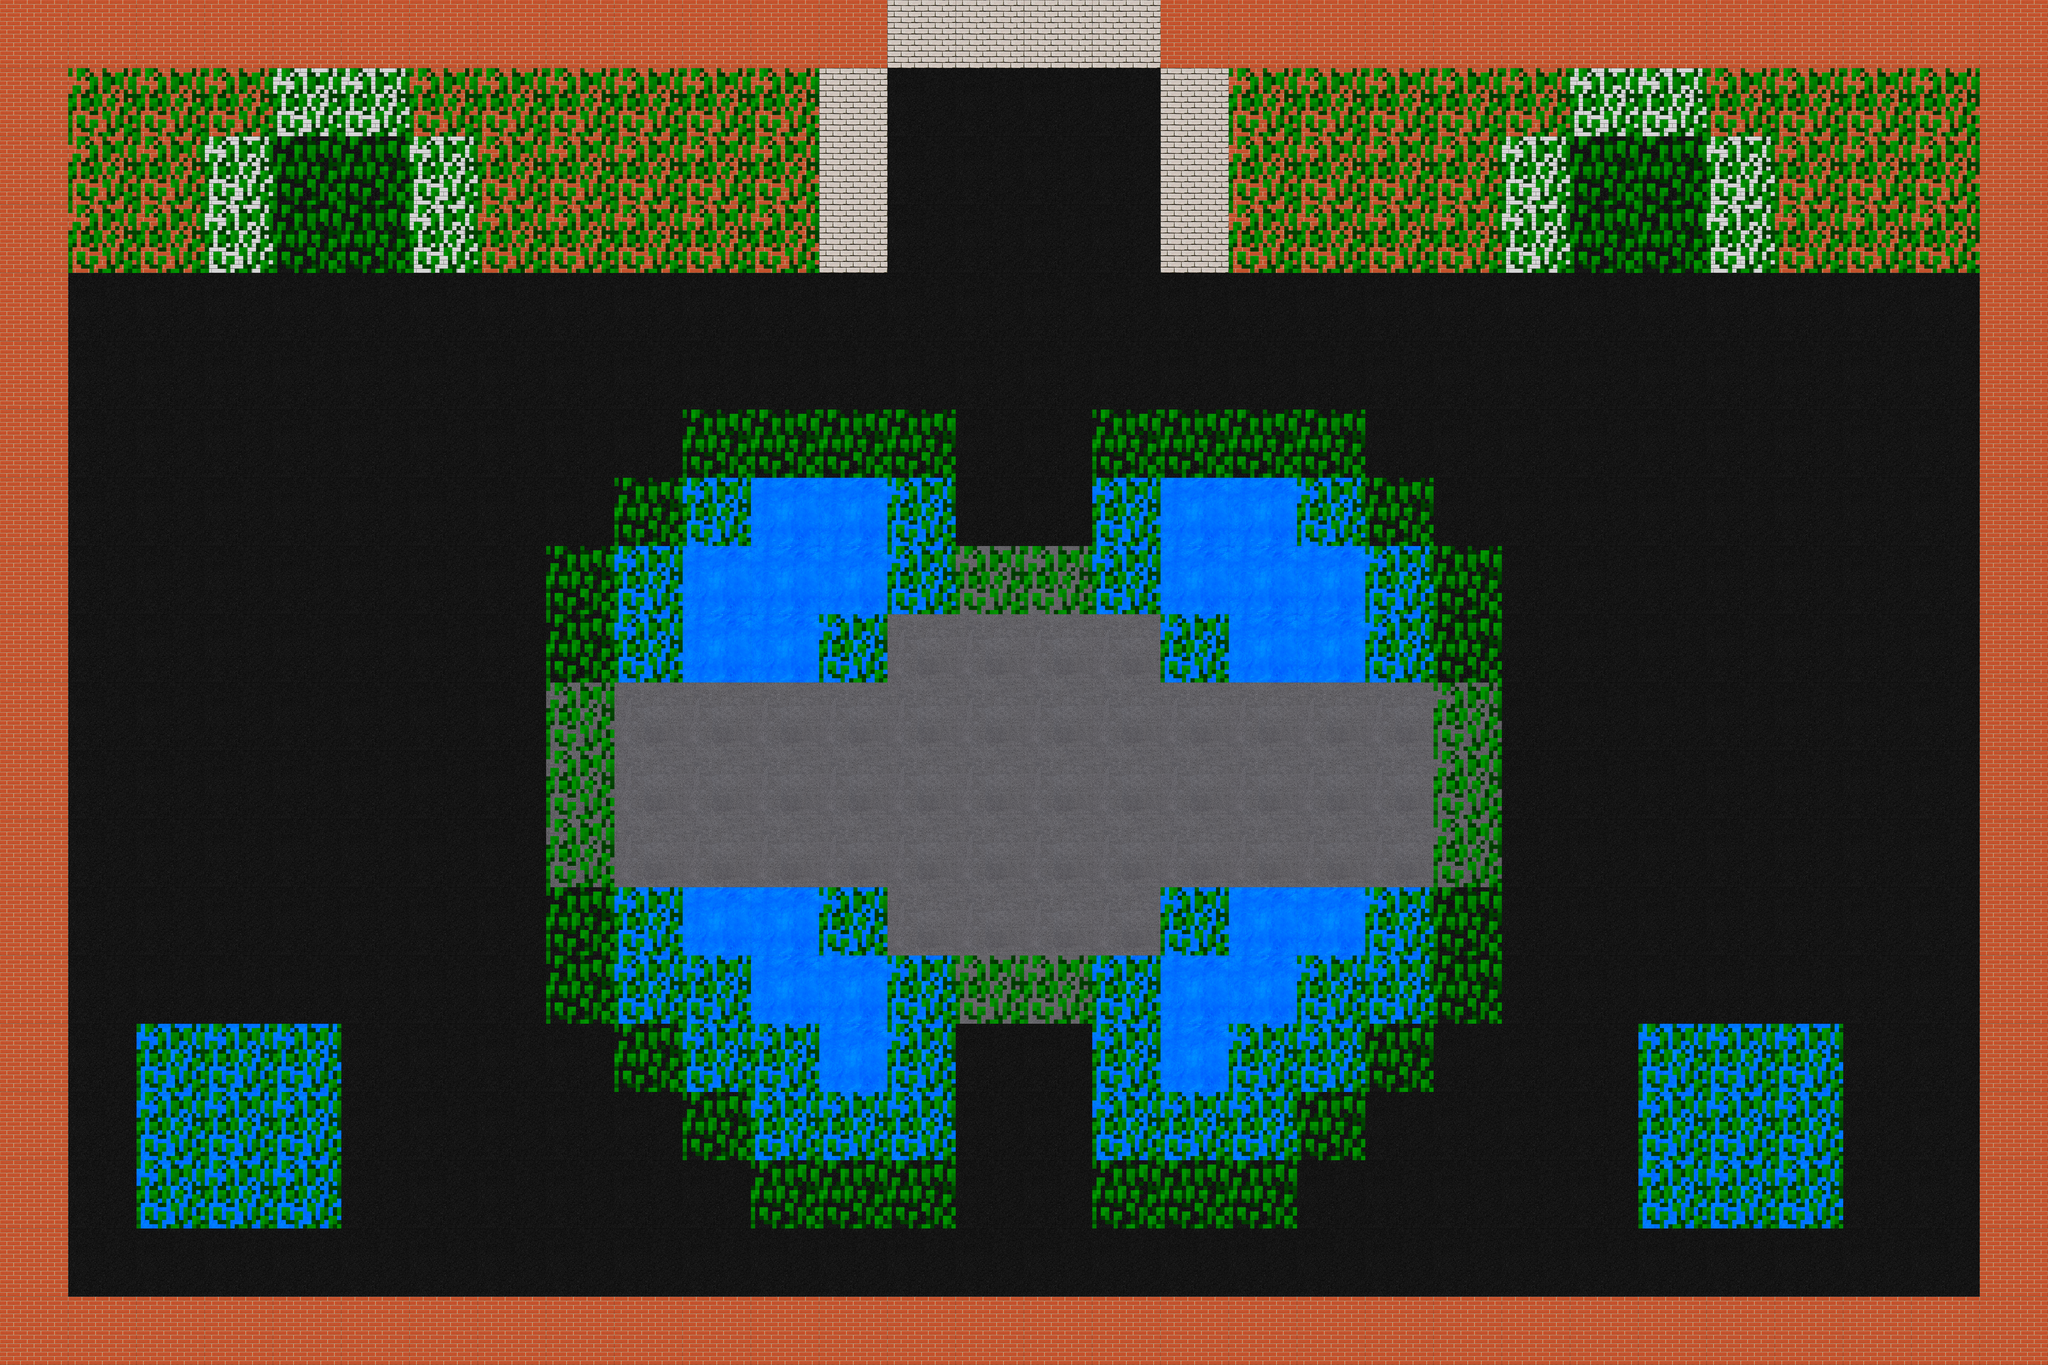

A level layout from a 2D game, rendered from its tile map. Below: a short description, then the map file with its tile-grid data intact:
An orthogonal 30x20 tile map with 250x250 px tiles, 2 tile layers (Слой тайлов 1, foliage) and 29 objects (27x solid, MyTank, NextLevel).

<map version="1.9" tiledversion="1.9.2" orientation="orthogonal" renderorder="right-down" width="30" height="20" tilewidth="250" tileheight="250" infinite="0" nextlayerid="4" nextobjectid="46">
 <tileset firstgid="1" name="TileSet" tilewidth="250" tileheight="250" tilecount="225" columns="15">
  <image source="tiles_images/TileSet.png" width="3900" height="3900" />
 </tileset>
 <layer id="1" name="Слой тайлов 1" width="30" height="20">
  <data encoding="csv">
1,1,1,1,1,1,1,1,1,1,1,1,1,4,4,4,4,1,1,1,1,1,1,1,1,1,1,1,1,1,
1,1,1,1,2,2,1,1,1,1,1,1,4,32,32,32,32,4,1,1,1,1,1,2,2,1,1,1,1,1,
1,1,1,2,32,32,2,1,1,1,1,1,4,32,32,32,32,4,1,1,1,1,2,32,32,2,1,1,1,1,
1,1,1,2,32,32,2,1,1,1,1,1,4,32,32,32,32,4,1,1,1,1,2,32,32,2,1,1,1,1,
1,32,32,32,32,32,32,32,32,32,32,32,32,32,32,32,32,32,32,32,32,32,32,32,32,32,32,32,32,1,
1,32,32,32,32,32,32,32,32,32,32,32,32,32,32,32,32,32,32,32,32,32,32,32,32,32,32,32,32,1,
1,32,32,32,32,32,32,32,32,32,32,32,32,32,32,32,32,32,32,32,32,32,32,32,32,32,32,32,32,1,
1,32,32,32,32,32,32,32,32,32,31,31,31,31,32,32,31,31,31,31,32,32,32,32,32,32,32,32,32,1,
1,32,32,32,32,32,32,32,32,31,31,31,31,31,16,16,31,31,31,31,31,32,32,32,32,32,32,32,32,1,
1,32,32,32,32,32,32,32,32,31,31,31,31,17,17,17,17,31,31,31,31,32,32,32,32,32,32,32,32,1,
1,32,32,32,32,32,32,32,17,17,17,17,17,17,17,17,17,17,17,17,17,17,32,32,32,32,32,32,32,1,
1,32,32,32,32,32,32,32,17,17,17,17,17,17,17,17,17,17,17,17,17,17,32,32,32,32,32,32,32,1,
1,32,32,32,32,32,32,32,17,17,17,17,17,17,17,17,17,17,17,17,17,17,32,32,32,32,32,32,32,1,
1,32,32,32,32,32,32,32,32,31,31,31,31,17,17,17,17,31,31,31,31,32,32,32,32,32,32,32,32,1,
1,32,32,32,32,32,32,32,32,31,31,31,31,31,16,16,31,31,31,31,31,32,32,32,32,32,32,32,32,1,
1,32,31,31,31,32,32,32,32,32,31,31,31,31,32,32,31,31,31,31,32,32,32,32,31,31,31,32,32,1,
1,32,31,31,31,32,32,32,32,32,32,31,31,31,32,32,31,31,31,32,32,32,32,32,31,31,31,32,32,1,
1,32,31,31,31,32,32,32,32,32,32,32,32,32,32,32,32,32,32,32,32,32,32,32,31,31,31,32,32,1,
1,32,32,32,32,32,32,32,32,32,32,32,32,32,32,32,32,32,32,32,32,32,32,32,32,32,32,32,32,1,
1,1,1,1,1,1,1,1,1,1,1,1,1,1,1,1,1,1,1,1,1,1,1,1,1,1,1,1,1,1
</data>
 </layer>
 <layer id="2" name="foliage" width="30" height="20">
  <data encoding="csv">
0,0,0,0,0,0,0,0,0,0,0,0,0,0,0,0,0,0,0,0,0,0,0,0,0,0,0,0,0,0,
0,18,18,18,18,18,18,18,18,18,18,18,0,0,0,0,0,0,18,18,18,18,18,18,18,18,18,18,18,0,
0,18,18,18,18,18,18,18,18,18,18,18,0,0,0,0,0,0,18,18,18,18,18,18,18,18,18,18,18,0,
0,18,18,18,18,18,18,18,18,18,18,18,0,0,0,0,0,0,18,18,18,18,18,18,18,18,18,18,18,0,
0,0,0,0,0,0,0,0,0,0,0,0,0,0,0,0,0,0,0,0,0,0,0,0,0,0,0,0,0,0,
0,0,0,0,0,0,0,0,0,0,0,0,0,0,0,0,0,0,0,0,0,0,0,0,0,0,0,0,0,0,
0,0,0,0,0,0,0,0,0,0,18,18,18,18,0,0,18,18,18,18,0,0,0,0,0,0,0,0,0,0,
0,0,0,0,0,0,0,0,0,18,18,0,0,18,0,0,18,0,0,18,18,0,0,0,0,0,0,0,0,0,
0,0,0,0,0,0,0,0,18,18,0,0,0,18,18,18,18,0,0,0,18,18,0,0,0,0,0,0,0,0,
0,0,0,0,0,0,0,0,18,18,0,0,18,0,0,0,0,18,0,0,18,18,0,0,0,0,0,0,0,0,
0,0,0,0,0,0,0,0,18,0,0,0,0,0,0,0,0,0,0,0,0,18,0,0,0,0,0,0,0,0,
0,0,0,0,0,0,0,0,18,0,0,0,0,0,0,0,0,0,0,0,0,18,0,0,0,0,0,0,0,0,
0,0,0,0,0,0,0,0,18,0,0,0,0,0,0,0,0,0,0,0,0,18,0,0,0,0,0,0,0,0,
0,0,0,0,0,0,0,0,18,18,0,0,18,0,0,0,0,18,0,0,18,18,0,0,0,0,0,0,0,0,
0,0,0,0,0,0,0,0,18,18,18,0,0,18,18,18,18,0,0,18,18,18,0,0,0,0,0,0,0,0,
0,0,18,18,18,0,0,0,0,18,18,18,0,18,0,0,18,0,18,18,18,0,0,0,18,18,18,0,0,0,
0,0,18,18,18,0,0,0,0,0,18,18,18,18,0,0,18,18,18,18,0,0,0,0,18,18,18,0,0,0,
0,0,18,18,18,0,0,0,0,0,0,18,18,18,0,0,18,18,18,0,0,0,0,0,18,18,18,0,0,0,
0,0,0,0,0,0,0,0,0,0,0,0,0,0,0,0,0,0,0,0,0,0,0,0,0,0,0,0,0,0,
0,0,0,0,0,0,0,0,0,0,0,0,0,0,0,0,0,0,0,0,0,0,0,0,0,0,0,0,0,0
</data>
 </layer>
 <objectgroup id="3" name="collision">
  <object id="11" name="solid" x="4000" y="1500">
   <polygon points="0,0 1000,0 1000,750 0,750" />
  </object>
  <object id="12" name="solid" x="4250" y="2500">
   <polygon points="0,0 1250,0 1250,-500 0,-500" />
  </object>
  <object id="13" name="solid" x="5000" y="1750">
   <polygon points="0,0 250,0 250,250 0,250 0,0 0,250 12.1212,53.0303" />
  </object>
  <object id="14" name="solid" x="4250" y="3250">
   <polygon points="0,0 1250,0 1250,500 0,500" />
  </object>
  <object id="15" name="solid" x="4000" y="3500">
   <polygon points="0,0 1250,0 1250,500 0,500 0,0" />
  </object>
  <object id="17" name="solid" x="4000" y="4000" width="750" height="500" />
  <object id="18" name="solid" x="4750" y="4000" width="250" height="250" />
  <object id="19" name="solid" x="2500" y="1496" width="1000" height="754" />
  <object id="21" name="solid" x="2000" y="2000" width="1250" height="500" />
  <object id="23" name="solid" x="2250" y="1750" width="250" height="250" />
  <object id="24" name="solid" x="2000" y="3250" width="1250" height="500" />
  <object id="25" name="solid" x="2500" y="3500" width="1000" height="500" />
  <object id="26" name="solid" x="2250" y="3750" width="250" height="250" />
  <object id="27" name="solid" x="2500" y="4000" width="250" height="250" />
  <object id="28" name="solid" x="2750" y="4000" width="750" height="500" />
  <object id="30" name="solid" x="7250" y="0" width="250" height="5000" />
  <object id="31" name="solid" x="0" y="4750" width="7500" height="250" />
  <object id="32" name="solid" x="0" y="0" width="250" height="5000" />
  <object id="33" name="solid" x="0" y="0" width="7500" height="250" />
  <object id="35" name="solid" x="250" y="250" width="750" height="750" />
  <object id="36" name="solid" x="1500" y="250" width="1750" height="750" />
  <object id="37" name="solid" x="1000" y="250" width="500" height="250" />
  <object id="38" name="solid" x="4250" y="250" width="1500" height="750" />
  <object id="39" name="solid" x="6250" y="250" width="1000" height="750" />
  <object id="40" name="solid" x="5750" y="250" width="500" height="250" />
  <object id="41" name="solid" x="500" y="3750" width="750" height="750" />
  <object id="42" name="solid" x="6000" y="3750" width="750" height="750" />
  <object id="43" name="MyTank" x="3703.03" y="2843.94" width="100" height="100" />
  <object id="45" name="NextLevel" x="3250" y="250" width="1000" height="500" />
 </objectgroup>
</map>